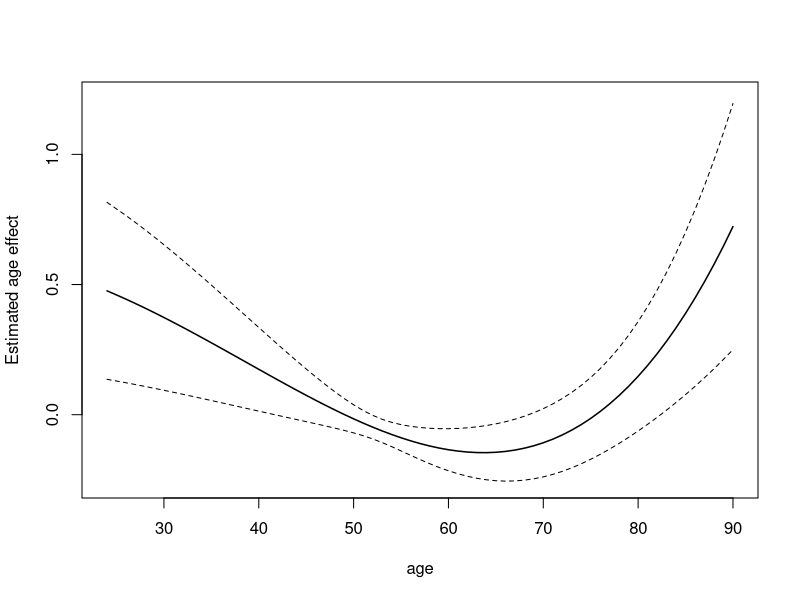
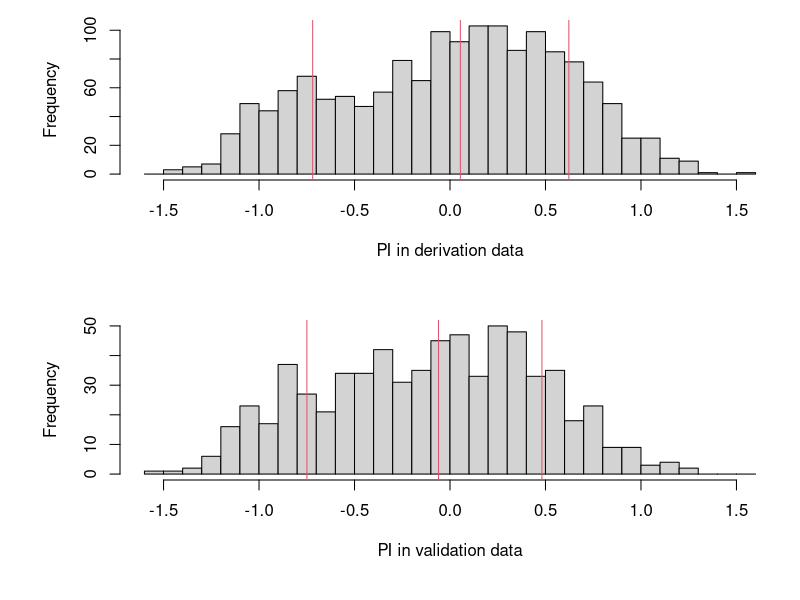
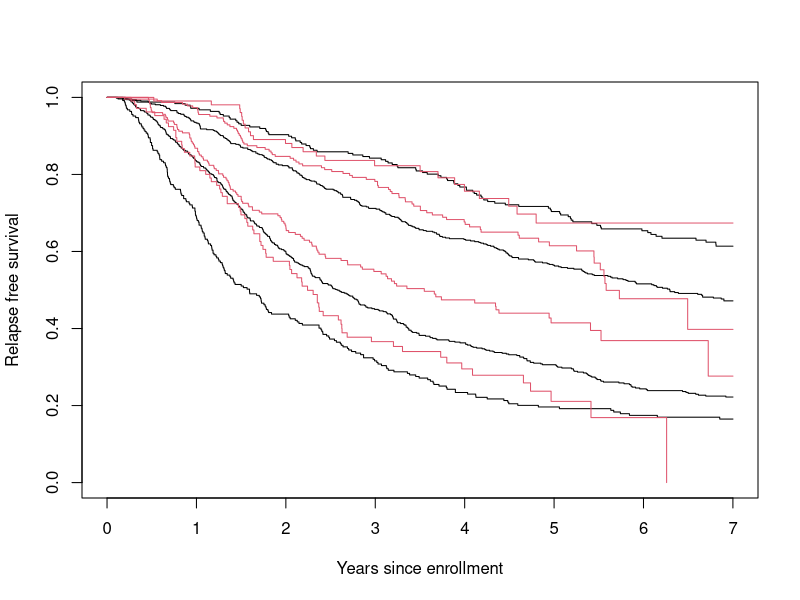

R code for these plots, in order:
## ---- chunk 1
options(continue="  ", width=70, prompt="> ")
options(contrasts=c("contr.treatment", "contr.poly")) #ensure default
options(show.significant.stars = FALSE) #statistical intelligence

knitr::opts_chunk$set(
  collapse = TRUE, warning=FALSE, error=FALSE, tidy=FALSE,
  fig.asp=.75, fig.align="center",
  comment = "#>", highlight=TRUE, echo=TRUE, prompt=FALSE,
  fig.width=7, fig.height=5.5
)

library("survival")
## ---- chunk 2
rotterdam2 <- subset(rotterdam, nodes>0)
table(rotterdam2$size)
table(rotterdam2$meno)
table(rotterdam2$hormon)
round(c(mean(rotterdam2$age), sd(rotterdam2$age)), 1)
round(c(mean(rotterdam2$nodes),sd(rotterdam2$nodes)), 1)
round(c(mean(rotterdam2$pgr),  sd(rotterdam2$pgr)), 1)
round(c(mean(rotterdam2$er), sd(rotterdam2$er)),1)
## ---- chunk 3
y7 <- round(7*365.25)  # 7 years or 84 months
r7 <- rotterdam2
r7$recur <- ifelse(r7$rtime > y7, 0, r7$recur)
r7$rtime <- pmin(r7$rtime, y7)
r7$death <- ifelse(r7$dtime > y7, 0, r7$death)
r7$dtime <- pmin(r7$dtime, y7)

r7$rfstime <- with(r7, ifelse(recur==1, rtime, dtime))  # time to recur or death
r7$rfs <- with(r7, pmax(death, recur)) 
table(r7$rfs)
agefun <- function(x) cbind((x/100)^3, (x/100)^3 * log(x/100))
cfit <- coxph(Surv(rfstime, rfs) ~ agefun(age) + meno + size + 
                    I(1/sqrt(nodes)) + I(er/1000) + hormon, 
              data= r7, ties="breslow")
cbind("cfit"= round(coef(cfit),3), 
      "paper"= c(1.07, 9.13, 0.46, 0.23, 0.31, -1.74, -0.34, -0.35))
## ---- chunk 4
termplot(cfit, term=1, ylab="Estimated age effect", col.term=1, col.se=1,
         se=TRUE)
## ---- chunk 5
table(cut(gbsg$size, c(0, 20, 50, 150), c("<=20", "20-50", ">50")))
table(gbsg$meno)
table(gbsg$hormon)
round(c(mean(gbsg$age), sd(gbsg$age)), 1)
round(c(mean(gbsg$nodes),sd(gbsg$nodes)), 1)
round(c(mean(gbsg$pgr), sd(gbsg$pgr)), 1)
round(c(mean(gbsg$er),  sd(gbsg$er)), 1)
## ---- chunk 6
gbsg2 <- gbsg
gbsg2$size <- cut(gbsg$size, c(0, 20, 50, 150), c("<=20", "20-50", ">50"))
gbsg2$rfs <- gbsg2$status

gbsg2$PI <- predict(cfit, newdata=gbsg2)
## ---- chunk 7
PI1 <- predict(cfit) - mean(predict(cfit))
oldpar <- par(mfrow=c(2,1), mar=c(6,6,1,1))
hist(PI1, breaks=seq(-1.6, 1.6, by=.1), xlab="PI in derivation data", main=NULL)
abline(v = quantile(PI1, c(.16, .5 , .84)), col=2)

PI2 <- gbsg2$PI - mean(predict(cfit))
hist(PI2, breaks=seq(-1.6, 1.6, by=.1), xlab="PI in validation data", main=NULL)
abline(v = quantile(PI2, c(.16, .5 , .84)), col=2)
par(oldpar)
## ---- chunk 8
grp1 <- cut(PI1, quantile(PI1, c(0, .16, .5 , .84, 1)), include.lowest=TRUE)
km1 <- survfit(Surv(rfstime, rfs) ~ grp1, r7)
plot(km1, xscale=365.25, xlab="Years since enrollment", 
     ylab="Relapse free survival")
grp2 <- cut(PI2, quantile(PI2, c(0, .16, .5 , .84, 1)), include.lowest=TRUE) 
km2 <- survfit(Surv(rfstime, rfs) ~ grp2, gbsg2)
lines(km2, col=2)
